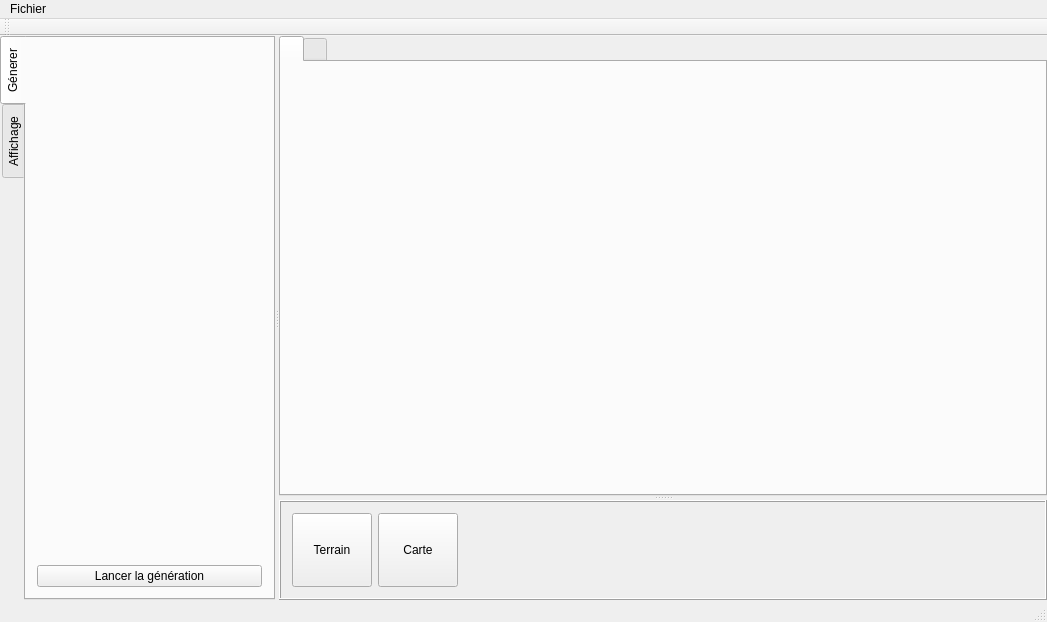
<?xml version="1.0" encoding="UTF-8"?>
<ui version="4.0">
 <class>MainWindow</class>
 <widget class="QMainWindow" name="MainWindow">
  <property name="geometry">
   <rect>
    <x>0</x>
    <y>0</y>
    <width>1047</width>
    <height>622</height>
   </rect>
  </property>
  <property name="windowTitle">
   <string>WorldGui</string>
  </property>
  <widget class="QWidget" name="centralWidget">
   <layout class="QHBoxLayout" name="horizontalLayout">
    <property name="leftMargin">
     <number>0</number>
    </property>
    <property name="topMargin">
     <number>0</number>
    </property>
    <property name="rightMargin">
     <number>0</number>
    </property>
    <property name="bottomMargin">
     <number>0</number>
    </property>
    <item>
     <widget class="QSplitter" name="splitter_2">
      <property name="orientation">
       <enum>Qt::Horizontal</enum>
      </property>
      <widget class="QTabWidget" name="sideTabs">
       <property name="sizePolicy">
        <sizepolicy hsizetype="Preferred" vsizetype="Preferred">
         <horstretch>0</horstretch>
         <verstretch>0</verstretch>
        </sizepolicy>
       </property>
       <property name="maximumSize">
        <size>
         <width>275</width>
         <height>16777215</height>
        </size>
       </property>
       <property name="tabPosition">
        <enum>QTabWidget::West</enum>
       </property>
       <property name="currentIndex">
        <number>0</number>
       </property>
       <property name="elideMode">
        <enum>Qt::ElideRight</enum>
       </property>
       <property name="tabsClosable">
        <bool>false</bool>
       </property>
       <property name="tabBarAutoHide">
        <bool>true</bool>
       </property>
       <widget class="QWidget" name="generateTab">
        <attribute name="title">
         <string>Génerer</string>
        </attribute>
        <layout class="QVBoxLayout" name="verticalLayout">
         <item>
          <widget class="QWidget" name="generatePanel" native="true"/>
         </item>
         <item>
          <spacer name="verticalSpacer">
           <property name="orientation">
            <enum>Qt::Vertical</enum>
           </property>
           <property name="sizeHint" stdset="0">
            <size>
             <width>20</width>
             <height>40</height>
            </size>
           </property>
          </spacer>
         </item>
         <item>
          <widget class="QPushButton" name="generateButton">
           <property name="text">
            <string>Lancer la génération</string>
           </property>
          </widget>
         </item>
        </layout>
       </widget>
       <widget class="QWidget" name="displayTab">
        <attribute name="title">
         <string>Affichage</string>
        </attribute>
       </widget>
      </widget>
      <widget class="QSplitter" name="splitter">
       <property name="orientation">
        <enum>Qt::Vertical</enum>
       </property>
       <widget class="QTabWidget" name="previewPanel">
        <property name="sizePolicy">
         <sizepolicy hsizetype="Preferred" vsizetype="Expanding">
          <horstretch>0</horstretch>
          <verstretch>0</verstretch>
         </sizepolicy>
        </property>
        <property name="layoutDirection">
         <enum>Qt::LeftToRight</enum>
        </property>
        <property name="tabPosition">
         <enum>QTabWidget::North</enum>
        </property>
        <property name="tabShape">
         <enum>QTabWidget::Rounded</enum>
        </property>
        <property name="currentIndex">
         <number>0</number>
        </property>
        <property name="iconSize">
         <size>
          <width>32</width>
          <height>32</height>
         </size>
        </property>
        <property name="tabsClosable">
         <bool>false</bool>
        </property>
        <property name="movable">
         <bool>true</bool>
        </property>
        <widget class="QWidget" name="_3DTab">
         <attribute name="icon">
          <iconset resource="icons.qrc">
           <normaloff>:/assets/3DView.png</normaloff>:/assets/3DView.png</iconset>
         </attribute>
         <attribute name="title">
          <string/>
         </attribute>
         <layout class="QHBoxLayout" name="horizontalLayout_2">
          <property name="spacing">
           <number>6</number>
          </property>
          <property name="leftMargin">
           <number>0</number>
          </property>
          <property name="topMargin">
           <number>0</number>
          </property>
          <property name="rightMargin">
           <number>0</number>
          </property>
          <property name="bottomMargin">
           <number>0</number>
          </property>
          <item>
           <widget class="QWidget" name="_3DPanel" native="true">
            <property name="autoFillBackground">
             <bool>false</bool>
            </property>
           </widget>
          </item>
         </layout>
        </widget>
        <widget class="QWidget" name="imageTab">
         <attribute name="icon">
          <iconset resource="icons.qrc">
           <normaloff>:/assets/ImageView.png</normaloff>:/assets/ImageView.png</iconset>
         </attribute>
         <attribute name="title">
          <string/>
         </attribute>
         <layout class="QHBoxLayout" name="horizontalLayout_3">
          <property name="leftMargin">
           <number>0</number>
          </property>
          <property name="topMargin">
           <number>0</number>
          </property>
          <property name="rightMargin">
           <number>0</number>
          </property>
          <property name="bottomMargin">
           <number>0</number>
          </property>
          <item>
           <widget class="QGraphicsView" name="imagePanel"/>
          </item>
         </layout>
        </widget>
       </widget>
       <widget class="QFrame" name="nodeEditor">
        <property name="sizePolicy">
         <sizepolicy hsizetype="Preferred" vsizetype="Maximum">
          <horstretch>0</horstretch>
          <verstretch>0</verstretch>
         </sizepolicy>
        </property>
        <property name="minimumSize">
         <size>
          <width>0</width>
          <height>100</height>
         </size>
        </property>
        <property name="maximumSize">
         <size>
          <width>16777215</width>
          <height>50</height>
         </size>
        </property>
        <property name="frameShape">
         <enum>QFrame::Box</enum>
        </property>
        <property name="frameShadow">
         <enum>QFrame::Raised</enum>
        </property>
        <layout class="QHBoxLayout" name="horizontalLayout_4">
         <item>
          <widget class="QPushButton" name="terrainButton">
           <property name="sizePolicy">
            <sizepolicy hsizetype="Minimum" vsizetype="Minimum">
             <horstretch>0</horstretch>
             <verstretch>0</verstretch>
            </sizepolicy>
           </property>
           <property name="text">
            <string>Terrain</string>
           </property>
          </widget>
         </item>
         <item>
          <widget class="QPushButton" name="mapButton">
           <property name="sizePolicy">
            <sizepolicy hsizetype="Minimum" vsizetype="Minimum">
             <horstretch>0</horstretch>
             <verstretch>0</verstretch>
            </sizepolicy>
           </property>
           <property name="text">
            <string>Carte</string>
           </property>
          </widget>
         </item>
         <item>
          <spacer name="horizontalSpacer">
           <property name="orientation">
            <enum>Qt::Horizontal</enum>
           </property>
           <property name="sizeHint" stdset="0">
            <size>
             <width>40</width>
             <height>20</height>
            </size>
           </property>
          </spacer>
         </item>
        </layout>
       </widget>
      </widget>
     </widget>
    </item>
   </layout>
  </widget>
  <widget class="QMenuBar" name="menuBar">
   <property name="geometry">
    <rect>
     <x>0</x>
     <y>0</y>
     <width>1047</width>
     <height>21</height>
    </rect>
   </property>
   <widget class="QMenu" name="menuWorldGui">
    <property name="title">
     <string>Fichier</string>
    </property>
    <addaction name="actionOuvrir"/>
    <addaction name="actionR_cemment_ouverts"/>
    <addaction name="separator"/>
    <addaction name="actionSauvegarder"/>
    <addaction name="actionEnregistrer_sous"/>
   </widget>
   <addaction name="menuWorldGui"/>
  </widget>
  <widget class="QToolBar" name="mainToolBar">
   <attribute name="toolBarArea">
    <enum>TopToolBarArea</enum>
   </attribute>
   <attribute name="toolBarBreak">
    <bool>false</bool>
   </attribute>
  </widget>
  <widget class="QStatusBar" name="statusBar"/>
  <action name="actionOuvrir">
   <property name="text">
    <string>Ouvrir</string>
   </property>
  </action>
  <action name="actionSauvegarder">
   <property name="text">
    <string>Enregistrer</string>
   </property>
  </action>
  <action name="actionEnregistrer_sous">
   <property name="text">
    <string>Enregistrer sous...</string>
   </property>
  </action>
  <action name="actionR_cemment_ouverts">
   <property name="text">
    <string>Récemment ouverts...</string>
   </property>
  </action>
  <action name="actionTerrain">
   <property name="text">
    <string>Terrain</string>
   </property>
  </action>
 </widget>
 <layoutdefault spacing="6" margin="11"/>
 <resources>
  <include location="icons.qrc"/>
 </resources>
 <connections/>
</ui>
